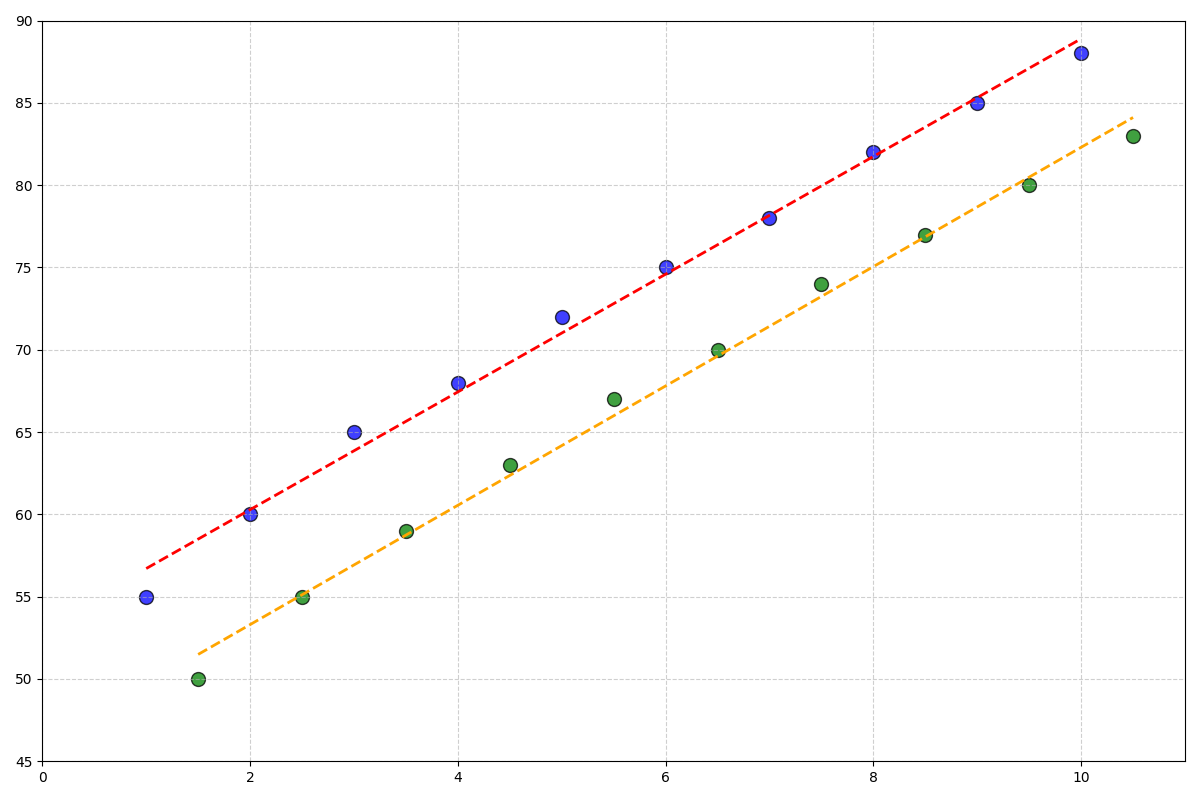

Write the Python code that produced this figure.
import matplotlib.pyplot as plt
import numpy as np

exercise_hours_A = np.array([1, 2, 3, 4, 5, 6, 7, 8, 9, 10])
happiness_scores_A = np.array([55, 60, 65, 68, 72, 75, 78, 82, 85, 88])

exercise_hours_B = np.array([1.5, 2.5, 3.5, 4.5, 5.5, 6.5, 7.5, 8.5, 9.5, 10.5])
happiness_scores_B = np.array([50, 55, 59, 63, 67, 70, 74, 77, 80, 83])

plt.figure(figsize=(12, 8))

# Colors shuffled: Swapped colors of scatter plots
plt.scatter(exercise_hours_A, happiness_scores_A, color='blue', s=100, alpha=0.75, edgecolor='black')
plt.scatter(exercise_hours_B, happiness_scores_B, color='green', s=100, alpha=0.75, edgecolor='black')

coefficients_A = np.polyfit(exercise_hours_A, happiness_scores_A, 1)
poly_A = np.poly1d(coefficients_A)
x_fit_A = np.linspace(min(exercise_hours_A), max(exercise_hours_A), 100)
y_fit_A = poly_A(x_fit_A)
# Swapped colors for regression lines
plt.plot(x_fit_A, y_fit_A, color='red', linestyle='--', linewidth=2)

coefficients_B = np.polyfit(exercise_hours_B, happiness_scores_B, 1)
poly_B = np.poly1d(coefficients_B)
x_fit_B = np.linspace(min(exercise_hours_B), max(exercise_hours_B), 100)
y_fit_B = poly_B(x_fit_B)
# Swapped colors for regression lines
plt.plot(x_fit_B, y_fit_B, color='orange', linestyle='--', linewidth=2)

plt.xlim(0, 11)
plt.ylim(45, 90)
plt.grid(True, linestyle='--', alpha=0.6)
plt.tight_layout()

plt.show()
